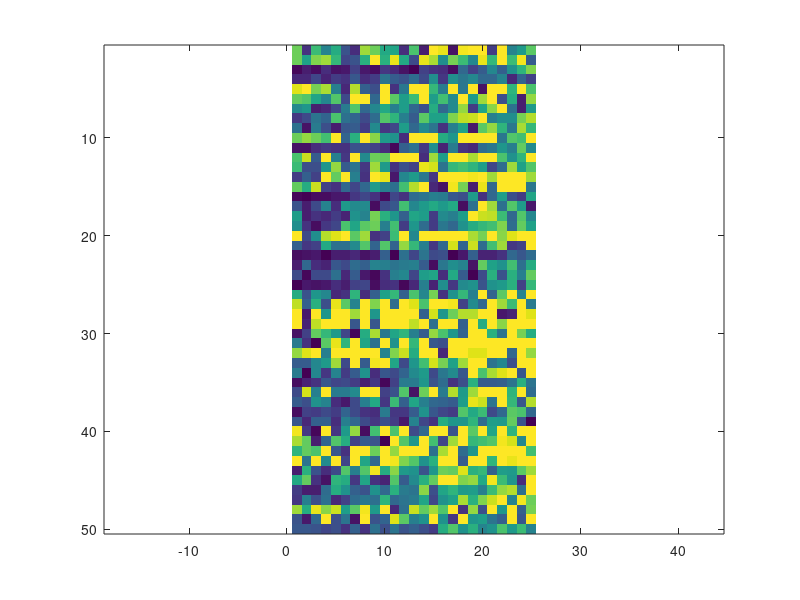
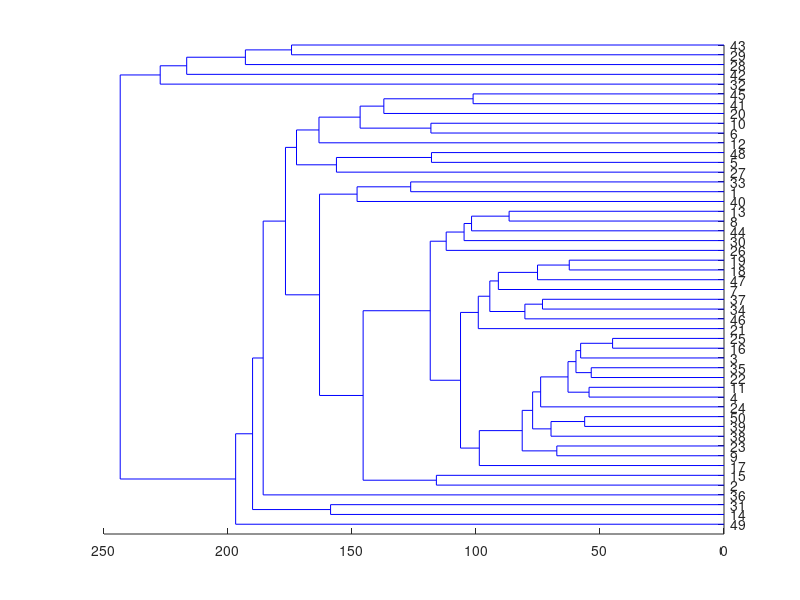
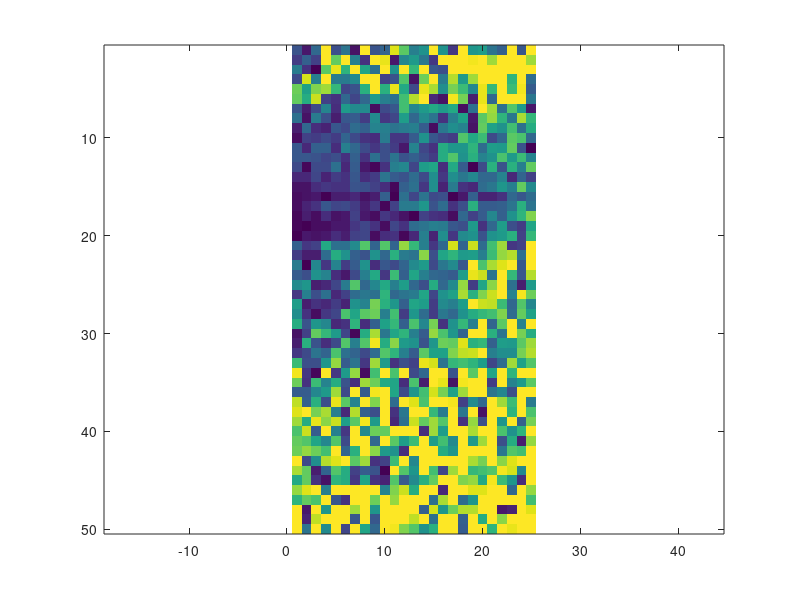

Recreate these plots in MATLAB, in order.
method = sprintf('euclidean');


for(i=1:50) for(j=1:25) x(i,j) = 2*((rand*i+rand*j)); end; end;

v = [1:50];
x1=[];
while(~isempty(v))  
   d=round(100*rand);
   while(d>length(v) || d<=0)
       d=round(100*rand);
   end
   x1 = [x1; x(v(d),:)];
   v(d)=[];
end
x=x1;


image(x)
axis equal

Y = pdist(x,method);
Z = linkage(Y,'average');

figure
[H,T, perm] = dendrogram(Z,0,'orientation','left');
perm

x1 = x(perm,:);
figure
image(x1);
axis equal
